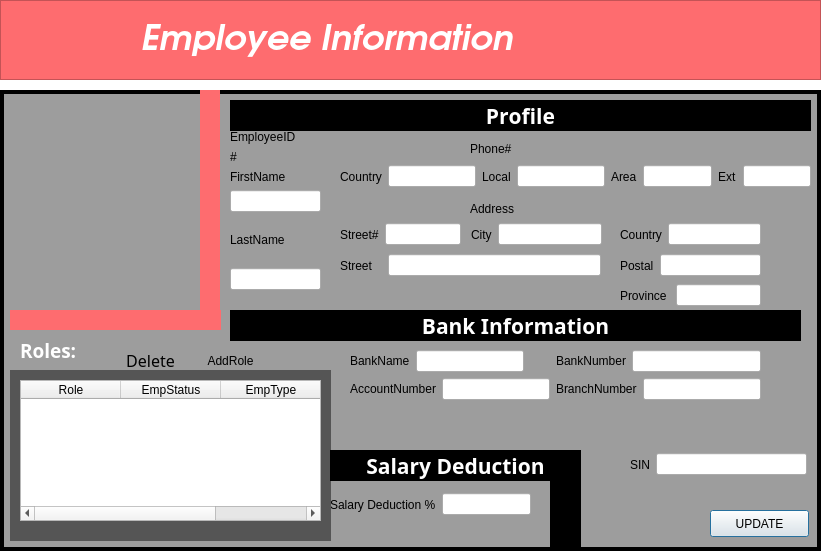
<?xml version="1.0" encoding="UTF-8"?>
<ui version="4.0">
 <class>employeeInfo</class>
 <widget class="QDialog" name="employeeInfo">
  <property name="geometry">
   <rect>
    <x>0</x>
    <y>0</y>
    <width>822</width>
    <height>555</height>
   </rect>
  </property>
  <property name="windowTitle">
   <string>Dialog</string>
  </property>
  <property name="styleSheet">
   <string notr="true">#employeeInfo{
background-color: rgb(255, 255, 255);
}</string>
  </property>
  <widget class="QFrame" name="frame">
   <property name="geometry">
    <rect>
     <x>0</x>
     <y>0</y>
     <width>821</width>
     <height>80</height>
    </rect>
   </property>
   <property name="styleSheet">
    <string notr="true">color: rgb(0, 0, 0);

background-color: rgb(254, 108, 111);

border-bottom-color: rgb(255, 255, 255);</string>
   </property>
   <property name="frameShape">
    <enum>QFrame::StyledPanel</enum>
   </property>
   <property name="frameShadow">
    <enum>QFrame::Raised</enum>
   </property>
   <widget class="QLabel" name="title">
    <property name="geometry">
     <rect>
      <x>140</x>
      <y>10</y>
      <width>381</width>
      <height>51</height>
     </rect>
    </property>
    <property name="font">
     <font>
      <family>URW Gothic L</family>
      <pointsize>26</pointsize>
      <weight>75</weight>
      <italic>true</italic>
      <bold>true</bold>
     </font>
    </property>
    <property name="styleSheet">
     <string notr="true">color: rgb(255, 255, 255);</string>
    </property>
    <property name="text">
     <string>Employee Information</string>
    </property>
   </widget>
  </widget>
  <widget class="QFrame" name="frame_3">
   <property name="geometry">
    <rect>
     <x>0</x>
     <y>90</y>
     <width>821</width>
     <height>461</height>
    </rect>
   </property>
   <property name="styleSheet">
    <string notr="true">
#frame_3{
background-color: rgb(157, 157, 157);
border-color: rgb(0, 0, 0);
border: 4px solid;
}</string>
   </property>
   <property name="frameShape">
    <enum>QFrame::StyledPanel</enum>
   </property>
   <property name="frameShadow">
    <enum>QFrame::Raised</enum>
   </property>
   <widget class="QFrame" name="profile_bg">
    <property name="geometry">
     <rect>
      <x>200</x>
      <y>0</y>
      <width>20</width>
      <height>221</height>
     </rect>
    </property>
    <property name="styleSheet">
     <string notr="true">
#profile_bg{
background-color: rgb(254, 108, 111);
border:none;
}</string>
    </property>
    <property name="frameShape">
     <enum>QFrame::StyledPanel</enum>
    </property>
    <property name="frameShadow">
     <enum>QFrame::Raised</enum>
    </property>
    <property name="lineWidth">
     <number>7</number>
    </property>
   </widget>
   <widget class="QLabel" name="label_profilePic">
    <property name="geometry">
     <rect>
      <x>10</x>
      <y>10</y>
      <width>201</width>
      <height>211</height>
     </rect>
    </property>
    <property name="styleSheet">
     <string notr="true">#label_profilePic{
border: solid 10px;
border-color: rgb(0, 0, 0);

}</string>
    </property>
    <property name="frameShape">
     <enum>QFrame::Box</enum>
    </property>
    <property name="frameShadow">
     <enum>QFrame::Plain</enum>
    </property>
    <property name="lineWidth">
     <number>7</number>
    </property>
    <property name="text">
     <string/>
    </property>
    <property name="pixmap">
     <pixmap resource="pics.qrc">:/pics/male.png</pixmap>
    </property>
    <property name="scaledContents">
     <bool>true</bool>
    </property>
   </widget>
   <widget class="QFrame" name="role_bg">
    <property name="geometry">
     <rect>
      <x>10</x>
      <y>280</y>
      <width>321</width>
      <height>171</height>
     </rect>
    </property>
    <property name="styleSheet">
     <string notr="true">#role_bg{
background-color: rgb(85, 85, 85);
border:none;
}</string>
    </property>
    <property name="frameShape">
     <enum>QFrame::StyledPanel</enum>
    </property>
    <property name="frameShadow">
     <enum>QFrame::Raised</enum>
    </property>
    <widget class="QTableWidget" name="rolesTable">
     <property name="geometry">
      <rect>
       <x>10</x>
       <y>10</y>
       <width>301</width>
       <height>141</height>
      </rect>
     </property>
     <column>
      <property name="text">
       <string>Role</string>
      </property>
     </column>
     <column>
      <property name="text">
       <string>EmpStatus</string>
      </property>
     </column>
     <column>
      <property name="text">
       <string>EmpType</string>
      </property>
     </column>
    </widget>
   </widget>
   <widget class="QLabel" name="title_3">
    <property name="geometry">
     <rect>
      <x>20</x>
      <y>250</y>
      <width>71</width>
      <height>21</height>
     </rect>
    </property>
    <property name="font">
     <font>
      <family>STIXVariants</family>
      <pointsize>14</pointsize>
      <weight>75</weight>
      <italic>false</italic>
      <bold>true</bold>
      <underline>false</underline>
      <strikeout>false</strikeout>
      <kerning>false</kerning>
     </font>
    </property>
    <property name="styleSheet">
     <string notr="true">color: rgb(255,255,255);</string>
    </property>
    <property name="text">
     <string>Roles:</string>
    </property>
   </widget>
   <widget class="QPushButton" name="addButton">
    <property name="geometry">
     <rect>
      <x>190</x>
      <y>260</y>
      <width>81</width>
      <height>21</height>
     </rect>
    </property>
    <property name="autoFillBackground">
     <bool>false</bool>
    </property>
    <property name="text">
     <string>AddRole</string>
    </property>
    <property name="icon">
     <iconset>
      <normalon>:/pics/add.png</normalon>
     </iconset>
    </property>
    <property name="checkable">
     <bool>false</bool>
    </property>
    <property name="autoRepeat">
     <bool>false</bool>
    </property>
    <property name="autoDefault">
     <bool>false</bool>
    </property>
    <property name="default">
     <bool>false</bool>
    </property>
    <property name="flat">
     <bool>true</bool>
    </property>
   </widget>
   <widget class="QFrame" name="profile_bg_2">
    <property name="geometry">
     <rect>
      <x>10</x>
      <y>220</y>
      <width>211</width>
      <height>20</height>
     </rect>
    </property>
    <property name="styleSheet">
     <string notr="true">
#profile_bg_2{
background-color: rgb(254, 108, 111);
border:none;
}</string>
    </property>
    <property name="frameShape">
     <enum>QFrame::StyledPanel</enum>
    </property>
    <property name="frameShadow">
     <enum>QFrame::Raised</enum>
    </property>
    <property name="lineWidth">
     <number>7</number>
    </property>
   </widget>
   <widget class="QLabel" name="title_2">
    <property name="geometry">
     <rect>
      <x>230</x>
      <y>10</y>
      <width>581</width>
      <height>31</height>
     </rect>
    </property>
    <property name="font">
     <font>
      <family>STIXVariants</family>
      <pointsize>16</pointsize>
      <weight>75</weight>
      <italic>false</italic>
      <bold>true</bold>
      <underline>false</underline>
      <strikeout>false</strikeout>
      <kerning>false</kerning>
     </font>
    </property>
    <property name="styleSheet">
     <string notr="true">color: rgb(255,255,255);
background-color: rgb(0, 0, 0);
text-align: center;</string>
    </property>
    <property name="text">
     <string>Profile</string>
    </property>
    <property name="alignment">
     <set>Qt::AlignCenter</set>
    </property>
   </widget>
   <widget class="QLabel" name="label_3">
    <property name="geometry">
     <rect>
      <x>470</x>
      <y>50</y>
      <width>79</width>
      <height>17</height>
     </rect>
    </property>
    <property name="text">
     <string>Phone#</string>
    </property>
   </widget>
   <widget class="QLabel" name="title_4">
    <property name="geometry">
     <rect>
      <x>230</x>
      <y>220</y>
      <width>571</width>
      <height>31</height>
     </rect>
    </property>
    <property name="font">
     <font>
      <family>STIXVariants</family>
      <pointsize>16</pointsize>
      <weight>75</weight>
      <italic>false</italic>
      <bold>true</bold>
      <underline>false</underline>
      <strikeout>false</strikeout>
      <kerning>false</kerning>
     </font>
    </property>
    <property name="styleSheet">
     <string notr="true">color: rgb(255,255,255);
background-color: rgb(0, 0, 0);
text-align: center;</string>
    </property>
    <property name="text">
     <string>Bank Information</string>
    </property>
    <property name="alignment">
     <set>Qt::AlignCenter</set>
    </property>
   </widget>
   <widget class="QLabel" name="label_12">
    <property name="geometry">
     <rect>
      <x>470</x>
      <y>110</y>
      <width>79</width>
      <height>17</height>
     </rect>
    </property>
    <property name="text">
     <string>Address</string>
    </property>
   </widget>
   <widget class="QWidget" name="layoutWidget_4">
    <property name="geometry">
     <rect>
      <x>620</x>
      <y>130</y>
      <width>141</width>
      <height>29</height>
     </rect>
    </property>
    <layout class="QHBoxLayout" name="City_2">
     <item>
      <widget class="QLabel" name="label_13">
       <property name="text">
        <string>Country</string>
       </property>
      </widget>
     </item>
     <item>
      <widget class="QLineEdit" name="label_country"/>
     </item>
    </layout>
   </widget>
   <widget class="QWidget" name="layoutWidget_5">
    <property name="geometry">
     <rect>
      <x>620</x>
      <y>160</y>
      <width>141</width>
      <height>31</height>
     </rect>
    </property>
    <layout class="QHBoxLayout" name="City_3">
     <item>
      <widget class="QLabel" name="label_14">
       <property name="text">
        <string>Postal</string>
       </property>
      </widget>
     </item>
     <item>
      <widget class="QLineEdit" name="label_postalCode"/>
     </item>
    </layout>
   </widget>
   <widget class="QWidget" name="layoutWidget_6">
    <property name="geometry">
     <rect>
      <x>350</x>
      <y>260</y>
      <width>411</width>
      <height>72</height>
     </rect>
    </property>
    <layout class="QFormLayout" name="formLayout">
     <item row="0" column="0">
      <layout class="QHBoxLayout" name="horizontalLayout_4">
       <item>
        <widget class="QLabel" name="label_17">
         <property name="text">
          <string>BankName</string>
         </property>
        </widget>
       </item>
       <item>
        <widget class="QLineEdit" name="label_bankName"/>
       </item>
      </layout>
     </item>
     <item row="0" column="1">
      <layout class="QHBoxLayout" name="horizontalLayout_7">
       <item>
        <widget class="QLabel" name="label_18">
         <property name="text">
          <string>BankNumber</string>
         </property>
        </widget>
       </item>
       <item>
        <widget class="QLineEdit" name="label_bankNum"/>
       </item>
      </layout>
     </item>
     <item row="1" column="1">
      <layout class="QHBoxLayout" name="horizontalLayout_9">
       <item>
        <widget class="QLabel" name="label_19">
         <property name="text">
          <string>BranchNumber</string>
         </property>
        </widget>
       </item>
       <item>
        <widget class="QLineEdit" name="label_branchNum"/>
       </item>
      </layout>
     </item>
     <item row="1" column="0">
      <layout class="QHBoxLayout" name="horizontalLayout_10">
       <item>
        <widget class="QLabel" name="label_20">
         <property name="text">
          <string>AccountNumber</string>
         </property>
        </widget>
       </item>
       <item>
        <widget class="QLineEdit" name="label_accountNum"/>
       </item>
      </layout>
     </item>
    </layout>
   </widget>
   <widget class="QLabel" name="title_5">
    <property name="geometry">
     <rect>
      <x>330</x>
      <y>360</y>
      <width>251</width>
      <height>31</height>
     </rect>
    </property>
    <property name="font">
     <font>
      <family>STIXVariants</family>
      <pointsize>16</pointsize>
      <weight>75</weight>
      <italic>false</italic>
      <bold>true</bold>
      <underline>false</underline>
      <strikeout>false</strikeout>
      <kerning>false</kerning>
     </font>
    </property>
    <property name="styleSheet">
     <string notr="true">color: rgb(255,255,255);
background-color: rgb(0, 0, 0);
text-align: center;</string>
    </property>
    <property name="text">
     <string>Salary Deduction</string>
    </property>
    <property name="alignment">
     <set>Qt::AlignCenter</set>
    </property>
   </widget>
   <widget class="QLabel" name="title_6">
    <property name="geometry">
     <rect>
      <x>550</x>
      <y>360</y>
      <width>31</width>
      <height>101</height>
     </rect>
    </property>
    <property name="font">
     <font>
      <family>STIXVariants</family>
      <pointsize>16</pointsize>
      <weight>75</weight>
      <italic>false</italic>
      <bold>true</bold>
      <underline>false</underline>
      <strikeout>false</strikeout>
      <kerning>false</kerning>
     </font>
    </property>
    <property name="styleSheet">
     <string notr="true">color: rgb(255,255,255);
background-color: rgb(0, 0, 0);
text-align: center;</string>
    </property>
    <property name="text">
     <string/>
    </property>
    <property name="alignment">
     <set>Qt::AlignCenter</set>
    </property>
   </widget>
   <widget class="QPushButton" name="pushButton_4">
    <property name="geometry">
     <rect>
      <x>710</x>
      <y>420</y>
      <width>99</width>
      <height>27</height>
     </rect>
    </property>
    <property name="text">
     <string>UPDATE</string>
    </property>
   </widget>
   <widget class="QPushButton" name="deleteButton">
    <property name="geometry">
     <rect>
      <x>110</x>
      <y>260</y>
      <width>81</width>
      <height>20</height>
     </rect>
    </property>
    <property name="font">
     <font>
      <family>Tlwg Mono</family>
      <pointsize>12</pointsize>
      <weight>50</weight>
      <bold>false</bold>
     </font>
    </property>
    <property name="styleSheet">
     <string notr="true">color: rgb(0, 0, 0);</string>
    </property>
    <property name="text">
     <string>Delete</string>
    </property>
    <property name="icon">
     <iconset>
      <normalon>:/pics/delete.png</normalon>
     </iconset>
    </property>
    <property name="checkable">
     <bool>false</bool>
    </property>
    <property name="autoDefault">
     <bool>false</bool>
    </property>
    <property name="flat">
     <bool>true</bool>
    </property>
   </widget>
   <widget class="QWidget" name="layoutWidget">
    <property name="geometry">
     <rect>
      <x>340</x>
      <y>70</y>
      <width>471</width>
      <height>33</height>
     </rect>
    </property>
    <layout class="QHBoxLayout" name="PhoneLayout">
     <item>
      <layout class="QHBoxLayout" name="horizontalLayout_3">
       <item>
        <layout class="QHBoxLayout" name="horizontalLayout">
         <item>
          <widget class="QLabel" name="label_4">
           <property name="text">
            <string>Country</string>
           </property>
          </widget>
         </item>
         <item>
          <widget class="QLineEdit" name="label_countryCode"/>
         </item>
        </layout>
       </item>
       <item>
        <widget class="QLabel" name="label_6">
         <property name="text">
          <string>Local</string>
         </property>
        </widget>
       </item>
       <item>
        <widget class="QLineEdit" name="label_localCode"/>
       </item>
      </layout>
     </item>
     <item>
      <layout class="QHBoxLayout" name="horizontalLayout_2">
       <item>
        <widget class="QLabel" name="label_5">
         <property name="text">
          <string>Area</string>
         </property>
        </widget>
       </item>
       <item>
        <widget class="QLineEdit" name="label_localNum"/>
       </item>
      </layout>
     </item>
     <item>
      <layout class="QHBoxLayout" name="horizontalLayout_5">
       <item>
        <widget class="QLabel" name="label_7">
         <property name="text">
          <string>Ext</string>
         </property>
        </widget>
       </item>
       <item>
        <widget class="QLineEdit" name="label_extension"/>
       </item>
      </layout>
     </item>
    </layout>
   </widget>
   <widget class="QWidget" name="layoutWidget">
    <property name="geometry">
     <rect>
      <x>230</x>
      <y>40</y>
      <width>91</width>
      <height>160</height>
     </rect>
    </property>
    <layout class="QVBoxLayout" name="verticalLayout_3">
     <item>
      <layout class="QVBoxLayout" name="verticalLayout_2">
       <item>
        <layout class="QVBoxLayout" name="verticalLayout_4">
         <item>
          <widget class="QLabel" name="label_15">
           <property name="text">
            <string>EmployeeID</string>
           </property>
          </widget>
         </item>
         <item>
          <widget class="QLabel" name="label_eID">
           <property name="text">
            <string>#</string>
           </property>
          </widget>
         </item>
        </layout>
       </item>
       <item>
        <widget class="QLabel" name="label">
         <property name="text">
          <string>FirstName</string>
         </property>
        </widget>
       </item>
       <item>
        <widget class="QLineEdit" name="label_Fname"/>
       </item>
      </layout>
     </item>
     <item>
      <layout class="QVBoxLayout" name="verticalLayout">
       <item>
        <widget class="QLabel" name="label_2">
         <property name="text">
          <string>LastName</string>
         </property>
        </widget>
       </item>
       <item>
        <widget class="QLineEdit" name="label_Lname"/>
       </item>
      </layout>
     </item>
    </layout>
   </widget>
   <widget class="QWidget" name="layoutWidget">
    <property name="geometry">
     <rect>
      <x>340</x>
      <y>130</y>
      <width>121</width>
      <height>29</height>
     </rect>
    </property>
    <layout class="QHBoxLayout" name="StreetNum">
     <item>
      <widget class="QLabel" name="label_8">
       <property name="text">
        <string>Street#</string>
       </property>
      </widget>
     </item>
     <item>
      <widget class="QLineEdit" name="label_streetNum"/>
     </item>
    </layout>
   </widget>
   <widget class="QWidget" name="layoutWidget">
    <property name="geometry">
     <rect>
      <x>471</x>
      <y>130</y>
      <width>131</width>
      <height>29</height>
     </rect>
    </property>
    <layout class="QHBoxLayout" name="City">
     <item>
      <widget class="QLabel" name="label_10">
       <property name="text">
        <string>City</string>
       </property>
      </widget>
     </item>
     <item>
      <widget class="QLineEdit" name="label_city"/>
     </item>
    </layout>
   </widget>
   <widget class="QWidget" name="layoutWidget">
    <property name="geometry">
     <rect>
      <x>340</x>
      <y>160</y>
      <width>261</width>
      <height>31</height>
     </rect>
    </property>
    <layout class="QHBoxLayout" name="horizontalLayout_6">
     <item>
      <widget class="QLabel" name="label_9">
       <property name="text">
        <string>Street   </string>
       </property>
      </widget>
     </item>
     <item>
      <widget class="QLineEdit" name="label_street"/>
     </item>
    </layout>
   </widget>
   <widget class="QWidget" name="layoutWidget">
    <property name="geometry">
     <rect>
      <x>620</x>
      <y>190</y>
      <width>141</width>
      <height>31</height>
     </rect>
    </property>
    <layout class="QHBoxLayout" name="horizontalLayout_8">
     <item>
      <widget class="QLabel" name="label_11">
       <property name="text">
        <string>Province </string>
       </property>
      </widget>
     </item>
     <item>
      <widget class="QLineEdit" name="label_province"/>
     </item>
    </layout>
   </widget>
   <widget class="QWidget" name="layoutWidget">
    <property name="geometry">
     <rect>
      <x>630</x>
      <y>360</y>
      <width>177</width>
      <height>29</height>
     </rect>
    </property>
    <layout class="QHBoxLayout" name="horizontalLayout_11">
     <item>
      <widget class="QLabel" name="label_22">
       <property name="text">
        <string>SIN</string>
       </property>
      </widget>
     </item>
     <item>
      <widget class="QLineEdit" name="label_sin"/>
     </item>
    </layout>
   </widget>
   <widget class="QWidget" name="layoutWidget">
    <property name="geometry">
     <rect>
      <x>330</x>
      <y>400</y>
      <width>201</width>
      <height>29</height>
     </rect>
    </property>
    <layout class="QHBoxLayout" name="horizontalLayout_12">
     <item>
      <widget class="QLabel" name="label_21">
       <property name="text">
        <string>Salary Deduction %</string>
       </property>
      </widget>
     </item>
     <item>
      <widget class="QLineEdit" name="label_deductionPerc"/>
     </item>
    </layout>
   </widget>
   <zorder>layoutWidget</zorder>
   <zorder>layoutWidget</zorder>
   <zorder>layoutWidget</zorder>
   <zorder>layoutWidget</zorder>
   <zorder>layoutWidget</zorder>
   <zorder>layoutWidget</zorder>
   <zorder>layoutWidget</zorder>
   <zorder>title_6</zorder>
   <zorder>role_bg</zorder>
   <zorder>profile_bg</zorder>
   <zorder>label_profilePic</zorder>
   <zorder>title_3</zorder>
   <zorder>addButton</zorder>
   <zorder>profile_bg_2</zorder>
   <zorder>title_2</zorder>
   <zorder>label_3</zorder>
   <zorder>layoutWidget</zorder>
   <zorder>title_4</zorder>
   <zorder>label_12</zorder>
   <zorder>layoutWidget_4</zorder>
   <zorder>layoutWidget_5</zorder>
   <zorder>layoutWidget_6</zorder>
   <zorder>title_5</zorder>
   <zorder>pushButton_4</zorder>
   <zorder>deleteButton</zorder>
  </widget>
  <zorder>frame_3</zorder>
  <zorder>frame</zorder>
 </widget>
 <resources>
  <include location="pics.qrc"/>
 </resources>
 <connections/>
</ui>
